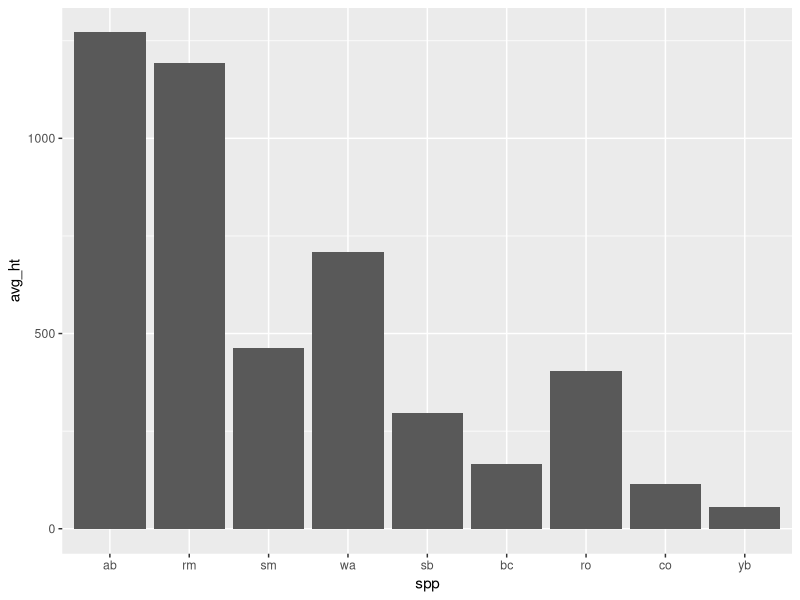

Source code (R): (Note: this script raises an error after producing the figure.)
## ---- chunk 1
knitr::opts_chunk$set(echo = TRUE)
## ---- chunk 2
library(tidyverse)
library(readr)
library(skimr)
## ---- chunk 3

library(readr)
heights01 <- read_csv("tidy_seedling_heights_2017-2019.csv",
     col_types = cols(
      harvest = col_factor(),
      year = col_factor(),
      location = col_factor(),
      origin = col_factor(),
      point = col_integer(),
      spp = col_factor(),
      basal2019 = col_number(),
      height = col_number()
     ))

heights02 <- heights01 %>% 
    drop_na(height) %>% 
  select(!date)

                     


## ---- chunk 4

ht.avg <- heights02 %>%
  select(harvest, year, location, spp, origin, basal2019, height) %>%
  group_by(harvest, location, origin, year, spp) %>% 
  summarise(
    avg_ht = mean(height, na.rm=TRUE),
    sd_ht = sd(height, na.rm=TRUE),
    n = n()  #mean(n, na.rm=TRUE)
  ) %>% 
  filter(n > 6)
  
head(ht.avg, n=12) 
view(ht.avg)

ggplot(ht.avg) +
  geom_col(mapping = aes(spp, avg_ht))
  

## ---- chunk 5

ht.avg %>% 
ggplot(aes(x=location, y = avg_ht, color=harvest)) +
  geom_point()+
  facet_grid(origin ~ species)
## ---- chunk 6
# determine average total height and annual increment by harvest, origin, and spp
# 1. filter to retain priority species
# 2. select numeric variable
# 3. group by harvest, origin, and spp
# 4. summarize
ht.avg <- ht.data %>% 
  filter(spp == "531" |spp == "316" | spp == "318" | spp == "356" | spp == "372" |
          spp == "375" |spp ==  "541" | spp ==  "621" | spp ==  "743" | spp ==  "761" |
            spp == "762" | spp == "833" | spp == "951") %>% 
  select(harvest, origin, spp, ht.2019, inc.2019, inc.2018, basal.dia) %>% 
  group_by(harvest, origin, spp) %>% 
  add_count(spp) %>% 
  summarise(
    ht.2019 = mean(ht.2019),
    inc.2019 = mean(inc.2019),
    n=n()
  )
  
  

(ht.avg)


dim(ht.avg)
  

## ---- chunk 7
# mean height values for select species in boot or wedge harvests vs. controls of boot/wedge
# 1. import ht.data, all values
# 2. filter beech plus desired species
# 3. filter rows of data from boot, wedge or their control areas
# 4. filter to retain interior or control plots
# 5. select to retain focal variables
# 6. group by location (interior vs. control) and by species
# 7. count and summarize total height (ht.2019)

glimpse(ht.data)
tail(ht.data)
table(ht.data$harvest) # display the values in the variable "harvest"

ht.avg.boot.wedge <- ht.data %>% 
  filter(spp == "531" |spp == "316" | spp == "318" | spp == "356" | spp == "372" |
          spp == "375" |spp ==  "541" | spp ==  "621" | spp ==  "743" | spp ==  "761" |
            spp == "762" | spp == "833" | spp == "951") %>% 
  filter(harvest == "Boot" | harvest == "W" | harvest == "CWB") %>% 
  #(ht.avg.boot.wedge)
  #
  
  filter(location == "interior" | location == "control") %>% 
  #(ht.avg.boot.wedge)
  #

  select(harvest, location, origin, spp, ht.2019, inc.2019, inc.2018, basal.dia) %>% 
  
  group_by( location, spp) %>% 
  add_count(spp) %>% 
  summarise(
    ht.2019 = mean(ht.2019),
    inc.2019 = mean(inc.2019),
    n=n()
  )

(ht.avg.boot.wedge)

write.table(ht.avg.boot.wedge, "boot_wedge_ht.txt", sep="\t")

## ---- chunk 8

# mean height values for select species in gas line harvests vs. controls of gas line

# 1. import ht.data, all values
# 2. filter beech plus desired species
# 3. filter rows of data from gas line or their control areas
# 4. filter to retain interior or control plots
# 5. select to retain focal variables
# 6. group by location (interior vs. control) and by species
# 7. count and summarize total height (ht.2019)

#glimpse(ht.data)
#tail(ht.data)
table(ht.data$harvest) # display the values in the variable "harvest"

ht.avg.gasline <- ht.data %>% 
  filter(spp == "531" |spp == "316" | spp == "318" | spp == "356" | spp == "372" |
          spp == "375" |spp ==  "541" | spp ==  "621" | spp ==  "743" | spp ==  "761" |
            spp == "701" | spp == "762" | spp == "833" | spp == "951") %>% 
 #glimpse(ht.avg.gasline), spp 701 = Ostrya
  
  
  filter(harvest == "GL" | harvest == "CGL") %>% 
 #glimpse(ht.avg.gasline)
  
  
  filter(location == "interior" | location == "control") %>% 
# glimpse(ht.avg.gasline)
  

  select(harvest, location, origin, spp, ht.2019, inc.2019, inc.2018, basal.dia) %>% 
  
  group_by( location, spp) %>% 
  add_count(spp) %>% 
  summarise(
    ht.2019 = mean(ht.2019),
    inc.2019 = mean(inc.2019),
    n=n()
  )

#glimpse(ht.avg.gasline)

write.table(ht.avg.gasline, "gasline_ht.txt", sep="\t")

## ---- chunk 9

library(ggplot2)

ht.data.com <- ht.data %>% 
  filter(spp == "531" |spp == "316" | spp == "318"  | spp == "372" |
           spp ==  "541"  |
            spp == "762" | spp == "833" | spp == "951") 

ggplot(data=ht.data.com, mapping = aes(x=basal.dia, y = ht.2019, size = spp)) +
  geom_point(mapping = aes(size = spp), shape = 1) +
  geom_smooth(method="lm", se=F) +
  facet_wrap(~origin, nrow=1) +
  theme_bw()


## ---- chunk 10
ht.data.com %>% 
  filter(spp==531) %>% 
  group_by(origin) %>% 
  ggplot()+
    geom_boxplot(mapping=aes(x=spp, y=ht.2019))
